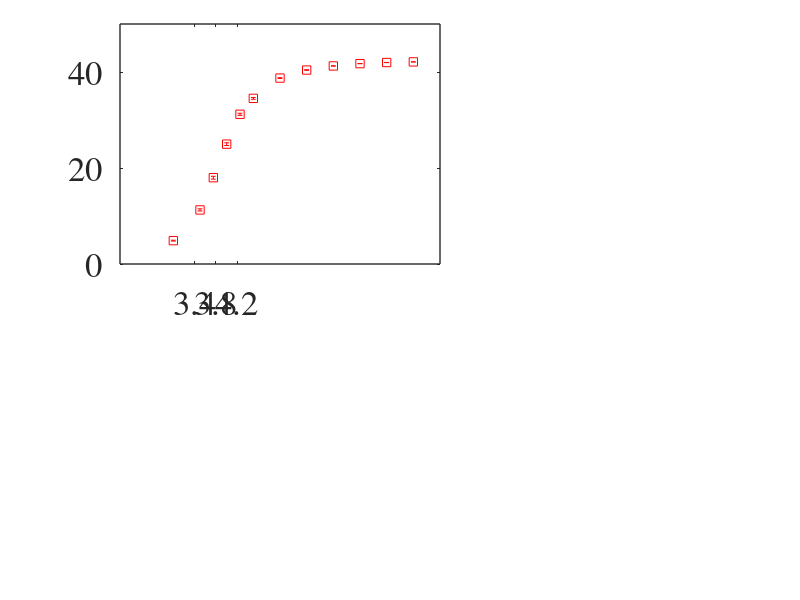

Here is the MATLAB script that generated this plot: (Note: this script raises an error after producing the figure.)
clear;
clc;
close all;

% Load the data
site_L8 = load('data/site_L8.csv');
site_L10 = load('data/site_L10.csv');
site_L12 = load('data/site_L12.csv');
bond_L8 = load('data/sorted_bond_a0.6325_L8.csv');
bond_L10 = load('data/sorted_bond_a0.6325_L10.csv');
bond_L12 = load('data/sorted_bond_a0.6325_L12.csv');

bond_L8(:,2:3) = bond_L8(:,2:3);
bond_L10(:,2:3) = bond_L10(:,2:3);
bond_L12(:,2:3) = bond_L12(:,2:3);

%set up the figure
figure('Renderer', 'painters', 'Position', [10 10 600 500])
set(gcf,'color','white')

%define panel locations and smoothing parameter
Left = 0.15;
Bottom = 0.14;
Height = 0.4;
Width = 0.4;
voffset = 0.42;
hoffset = 0.42;
p = 1;

Tc_site = 4.035; 
Tc_bond = 1.58;
y = [0:0.1:100]; x = ones(size(y));

%panel a
subplot('position',[Left,Bottom+voffset,Width,Height]); box on; hold on;
set(gca,'FontSize',25,'FontName','Times',...
        'Xtick',[3.4:0.4:4.4],'YTick',[0:20:100],'LineWidth',1)
xtickangle(0)
errorbar(site_L8(:,1),site_L8(:,2),site_L8(:,3),'rs','MarkerFaceColor','r','MarkerSize',8)
errorbar(site_L10(:,1),site_L10(:,2),site_L10(:,3),'bo','MarkerFaceColor','b','MarkerSize',8)
errorbar(site_L12(:,1),site_L12(:,2),site_L12(:,3),'gd','MarkerFaceColor','g','MarkerSize',8)
s0 = csaps(site_L8(:,1),site_L8(:,2),1); fnplt(s0,'-r');
s0 = csaps(site_L10(:,1),site_L10(:,2),1); fnplt(s0,'-b');
s0 = csaps(site_L12(:,1),site_L12(:,2),1); fnplt(s0,'-g');
axis([3.4,4.6,0,100])
xticklabels({' ',' ',' ',' ',' ',' '})
ylabel('$S(\pi,\pi)$','FontSize',25,'Interpreter','latex')
text(3.45,100*0.9,'(a)','FontSize',25,'FontName','Times')

% panel c
subplot('position',[Left+hoffset,Bottom+voffset,Width,Height]); box on; hold on; 
set(gca,'FontSize',25,'FontName','Times',...
        'Xtick',[0:0.5:3],'YTick',[0:20:100],'LineWidth',1)
xtickangle(0)
errorbar(bond_L8(:,1),bond_L8(:,2),bond_L8(:,3),'rs','MarkerFaceColor','r','MarkerSize',8)
errorbar(bond_L10(:,1),bond_L10(:,2),bond_L10(:,3),'bo','MarkerFaceColor','b','MarkerSize',8)
errorbar(bond_L12(:,1),bond_L12(:,2),bond_L12(:,3),'gd','MarkerFaceColor','g','MarkerSize',8)
s0 = csaps(bond_L8(:,1),bond_L8(:,2),1); fnplt(s0,'-r');
s0 = csaps(bond_L10(:,1),bond_L10(:,2),1); fnplt(s0,'-b');
s0 = csaps(bond_L12(:,1),bond_L12(:,2),1); fnplt(s0,'-g');
axis([0.75,2.5,0,100])
xticklabels({' ',' ',' ',' ',' ',' '})
yticklabels({' ',' ',' ',' ',' ',' '})
text(0.8,100*0.9,'(c)','FontSize',25,'FontName','Times')


% Rescale the data
site_L8(:,2:3) = site_L8(:,2:3)*(8^(-7/4));
site_L10(:,2:3) = site_L10(:,2:3)*(10^(-7/4));
site_L12(:,2:3) = site_L12(:,2:3)*(12^(-7/4));

bond_L8(:,2:3) = bond_L8(:,2:3)*(8^(-7/4));
bond_L10(:,2:3) = bond_L10(:,2:3)*(10^(-7/4));
bond_L12(:,2:3) = bond_L12(:,2:3)*(12^(-7/4));

%panel b
subplot('position',[Left,Bottom,Width,Height]); box on; hold on; 
set(gca,'FontSize',25,'FontName','Times',...
        'Xtick',[3.4:0.4:4.4],'YTick',[0:0.25:1],'LineWidth',1)
xtickangle(0)
errorbar(site_L8(:,1),site_L8(:,2),site_L8(:,3),'rs','MarkerFaceColor','r','MarkerSize',8)
errorbar(site_L10(:,1),site_L10(:,2),site_L10(:,3),'bo','MarkerFaceColor','b','MarkerSize',8)
errorbar(site_L12(:,1),site_L12(:,2),site_L12(:,3),'gd','MarkerFaceColor','g','MarkerSize',8)
s0 = csaps(site_L8(:,1),site_L8(:,2),1); fnplt(s0,'-r');
s0 = csaps(site_L10(:,1),site_L10(:,2),1); fnplt(s0,'-b');
s0 = csaps(site_L12(:,1),site_L12(:,2),1); fnplt(s0,'-g');
plot(Tc_site*x, y,'--k','HandleVisibility','off')
axis([3.4,4.6,0,1.25])
ylabel('$S(\pi,\pi)/L^{7/4}$','FontSize',25,'Interpreter','latex')
xlabel('$\beta t$','FontSize',25,'Interpreter','latex')
text(3.45,1.25*0.9,'(b)','FontSize',25,'FontName','Times')

%panel d
subplot('position',[Left+hoffset,Bottom,Width,Height]); box on; hold on; 
set(gca,'FontSize',25,'FontName','Times',...
        'Xtick',[0:0.5:3],'YTick',[0:0.25:1],'LineWidth',1)
xtickangle(0)
errorbar(bond_L8(:,1),bond_L8(:,2),bond_L8(:,3),'rs','MarkerFaceColor','r','MarkerSize',8)
errorbar(bond_L10(:,1),bond_L10(:,2),bond_L10(:,3),'bo','MarkerFaceColor','b','MarkerSize',8)
errorbar(bond_L12(:,1),bond_L12(:,2),bond_L12(:,3),'gd','MarkerFaceColor','g','MarkerSize',8)
s0 = csaps(bond_L8(:,1),bond_L8(:,2),1); fnplt(s0,'-r');
s0 = csaps(bond_L10(:,1),bond_L10(:,2),1); fnplt(s0,'-b');
s0 = csaps(bond_L12(:,1),bond_L12(:,2),1); fnplt(s0,'-g');
plot(Tc_bond*x, y,'--k','HandleVisibility','off')
axis([0.75,2.5,0,1.25])
yticklabels({' ',' ',' ',' ',' ',' '})
xlabel('$\beta t$','FontSize',25,'Interpreter','latex')
text(0.8,1.25*0.9,'(d)','FontSize',25,'FontName','Times')
legend('$8\times 8$','$10\times 10$','$12\times 12$')
legend('location','southeast','Interpreter','latex')
legend boxoff;

saveas(gcf,'../figures/figure2.pdf','pdf')
